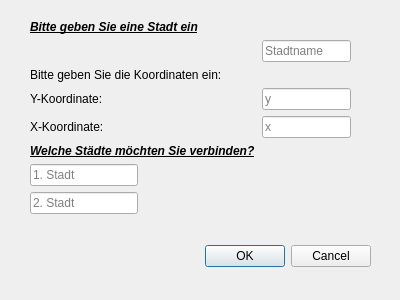
<?xml version="1.0" encoding="UTF-8"?>
<ui version="4.0">
 <class>Dialog</class>
 <widget class="QDialog" name="Dialog">
  <property name="geometry">
   <rect>
    <x>0</x>
    <y>0</y>
    <width>400</width>
    <height>300</height>
   </rect>
  </property>
  <property name="windowTitle">
   <string>Dialog</string>
  </property>
  <widget class="QDialogButtonBox" name="buttonBox">
   <property name="geometry">
    <rect>
     <x>30</x>
     <y>240</y>
     <width>341</width>
     <height>32</height>
    </rect>
   </property>
   <property name="orientation">
    <enum>Qt::Horizontal</enum>
   </property>
   <property name="standardButtons">
    <set>QDialogButtonBox::Cancel|QDialogButtonBox::Ok</set>
   </property>
  </widget>
  <widget class="QWidget" name="formLayoutWidget">
   <property name="geometry">
    <rect>
     <x>30</x>
     <y>20</y>
     <width>321</width>
     <height>213</height>
    </rect>
   </property>
   <layout class="QFormLayout" name="formLayout">
    <item row="1" column="0">
     <widget class="QLabel" name="label">
      <property name="text">
       <string>&lt;html&gt;&lt;head/&gt;&lt;body&gt;&lt;p&gt;&lt;span style=&quot; font-weight:600; font-style:italic; text-decoration: underline;&quot;&gt;Bitte geben Sie eine Stadt ein&lt;/span&gt;&lt;/p&gt;&lt;/body&gt;&lt;/html&gt;</string>
      </property>
     </widget>
    </item>
    <item row="2" column="1">
     <widget class="QLineEdit" name="StadtName">
      <property name="enabled">
       <bool>true</bool>
      </property>
      <property name="readOnly">
       <bool>false</bool>
      </property>
      <property name="placeholderText">
       <string>Stadtname</string>
      </property>
     </widget>
    </item>
    <item row="5" column="0">
     <widget class="QLabel" name="label_2">
      <property name="text">
       <string>Bitte geben Sie die Koordinaten ein:</string>
      </property>
     </widget>
    </item>
    <item row="6" column="0">
     <widget class="QLabel" name="y">
      <property name="text">
       <string>Y-Koordinate:</string>
      </property>
     </widget>
    </item>
    <item row="6" column="1">
     <widget class="QLineEdit" name="yKoordinate">
      <property name="placeholderText">
       <string>y</string>
      </property>
     </widget>
    </item>
    <item row="7" column="0">
     <widget class="QLabel" name="x">
      <property name="text">
       <string>X-Koordinate:</string>
      </property>
     </widget>
    </item>
    <item row="7" column="1">
     <widget class="QLineEdit" name="xKoordinate">
      <property name="placeholderText">
       <string>x</string>
      </property>
     </widget>
    </item>
    <item row="8" column="0">
     <widget class="QLabel" name="label_3">
      <property name="text">
       <string>&lt;html&gt;&lt;head/&gt;&lt;body&gt;&lt;p&gt;&lt;span style=&quot; font-weight:600; font-style:italic; text-decoration: underline;&quot;&gt;Welche Städte möchten Sie verbinden?&lt;/span&gt;&lt;/p&gt;&lt;/body&gt;&lt;/html&gt;</string>
      </property>
     </widget>
    </item>
    <item row="10" column="0">
     <widget class="QLineEdit" name="stadt2">
      <property name="text">
       <string/>
      </property>
      <property name="placeholderText">
       <string>2. Stadt</string>
      </property>
     </widget>
    </item>
    <item row="9" column="0">
     <widget class="QLineEdit" name="stadt1">
      <property name="text">
       <string/>
      </property>
      <property name="placeholderText">
       <string>1. Stadt</string>
      </property>
     </widget>
    </item>
   </layout>
  </widget>
 </widget>
 <resources/>
 <connections>
  <connection>
   <sender>buttonBox</sender>
   <signal>accepted()</signal>
   <receiver>Dialog</receiver>
   <slot>accept()</slot>
   <hints>
    <hint type="sourcelabel">
     <x>248</x>
     <y>254</y>
    </hint>
    <hint type="destinationlabel">
     <x>157</x>
     <y>274</y>
    </hint>
   </hints>
  </connection>
  <connection>
   <sender>buttonBox</sender>
   <signal>rejected()</signal>
   <receiver>Dialog</receiver>
   <slot>reject()</slot>
   <hints>
    <hint type="sourcelabel">
     <x>316</x>
     <y>260</y>
    </hint>
    <hint type="destinationlabel">
     <x>286</x>
     <y>274</y>
    </hint>
   </hints>
  </connection>
 </connections>
</ui>
